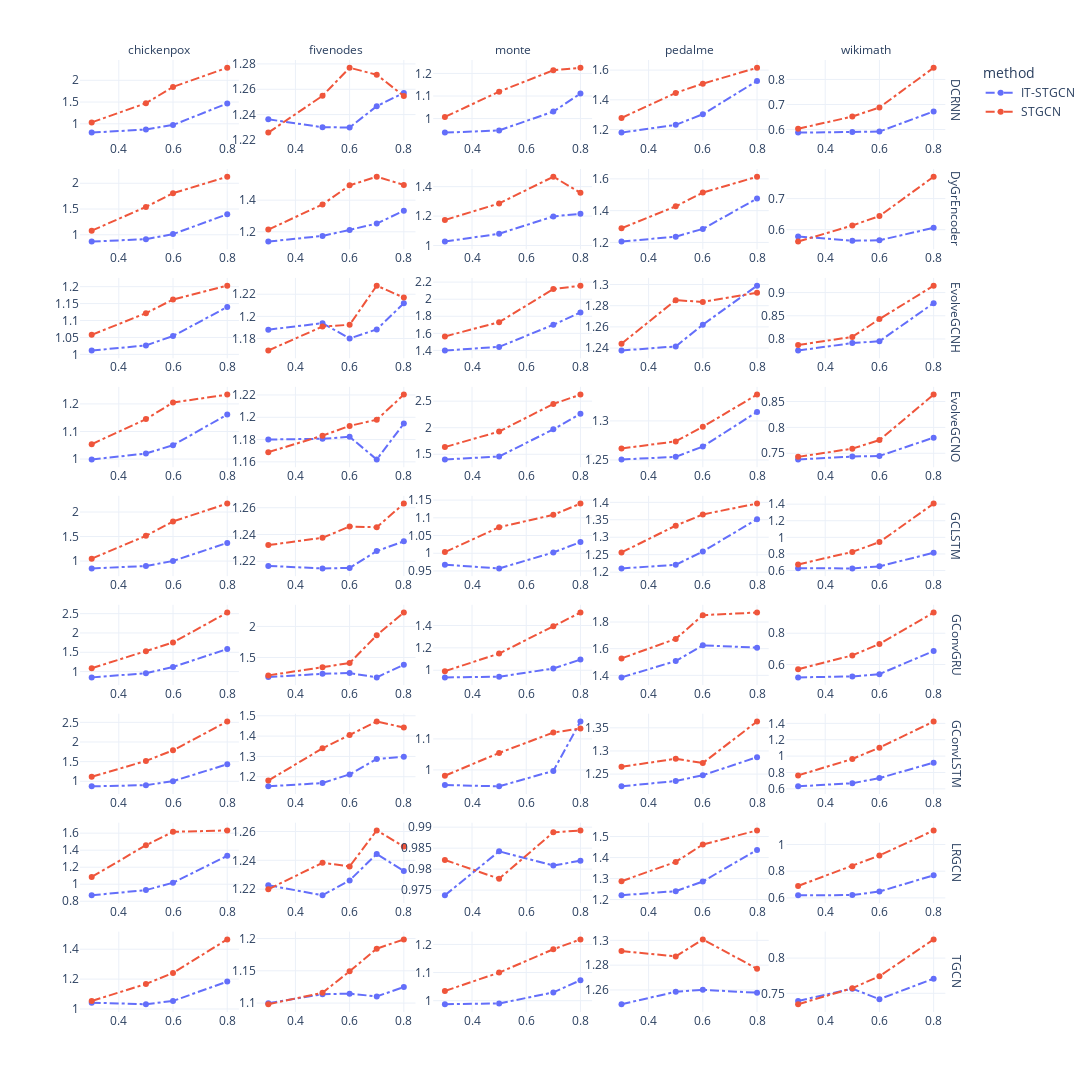

Notebook code cell kept with this figure:
### Markdown cell above
---

### Code cell
fig = df.query("mtype=='rand'").query("dataset != 'windmillsmall'")\
.groupby(["method","dataset","mrate","model"]).agg({'mse':'mean'}).reset_index()\
.plot.line(
    x='mrate',
    y='mse',
    color='method',
    facet_row='model',
    facet_col='dataset',
    width=1200,
    height=1500,
    
)

for scatter in fig.data:
    scatter['mode'] = 'lines+markers'
    scatter['line']['dash'] = 'dashdot'
for annotation in fig.layout['annotations']:
    annotation['text'] = annotation['text'].replace('dataset=','')
    annotation['text'] = annotation['text'].replace('model=','')
for k in [k for k in fig.layout if 'xaxis' in k]:
    fig.layout[k]['title']['text'] = None 
for k in [k for k in fig.layout if 'yaxis' in k]:
    fig.layout[k]['title']['text'] = None 
fig.update_yaxes(showticklabels=True,matches=None)
fig.update_xaxes(showticklabels=True,matches=None)
